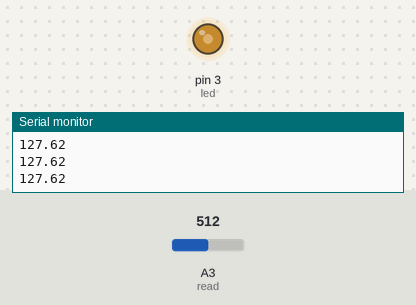
Bench run of a sketch on a simulated Arduino Uno, built with avr-gcc and run on an emulated ATmega328P. Shown: output pins drawn as LEDs (lit = HIGH), the last lines printed to the serial monitor. The inputs (shaded band) are chosen by the test bench; at power-on: A3 (read) = 512.

Above: at 1.2 s.
1.3 s: A3 (read) set to 716
At 2.6 s:
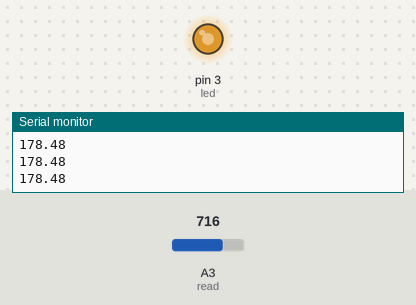
3.0 s: A3 (read) set to 900
At 3.9 s:
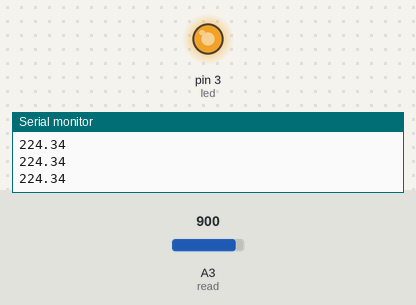
4.5 s: A3 (read) set to 122
At 5.2 s:
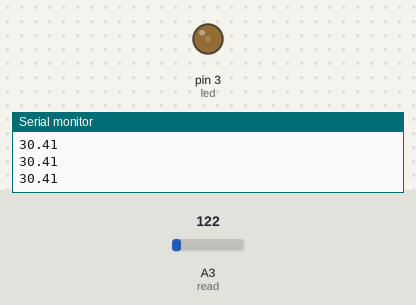
6.0 s: A3 (read) set to 0
At 6.4 s:
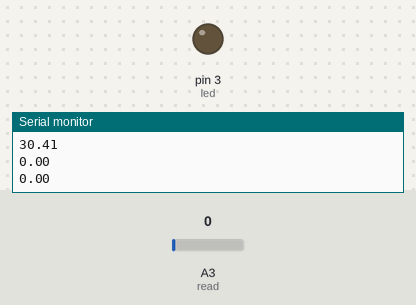
7.5 s: A3 (read) set to 511
At 8.9 s:
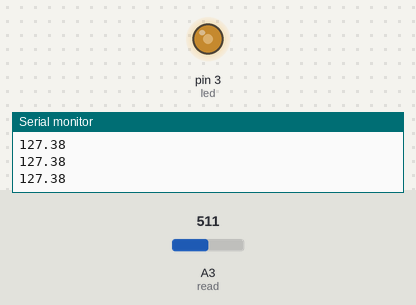
Timing chart, 0 to 10.0 s (numbered marks = the images above; inputs shaded):
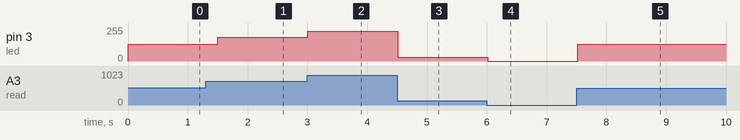

Measured:
- after the input at 1.3 s, pin 3 (led): 127/255 → 178/255 after 0.20 s
- after the input at 3.0 s, pin 3 (led): 178/255 → 224/255 at once
- after the input at 4.5 s, pin 3 (led): 224/255 → 30/255 at once
- after the input at 6.0 s, pin 3 (led): 30/255 → 0/255 at once
- after the input at 7.5 s, pin 3 (led): 0/255 → 127/255 at once

The sketch:

DimmableLedProject.ino
```cpp
int led = 3;//pulse widith modulation pin
int read = A3;
int potval;
float ledval;
int wait = 250;

void setup() {
  // put your setup code here, to run once:
pinMode(led,OUTPUT);
pinMode(read,INPUT);
Serial.begin(9600);

}

void loop() {
  // put your main code here, to run repeatedly:
potval = analogRead(read);
ledval=(255./1023.)*potval;
analogWrite(led,ledval);
Serial.println(ledval);
delay(wait);
}
```
